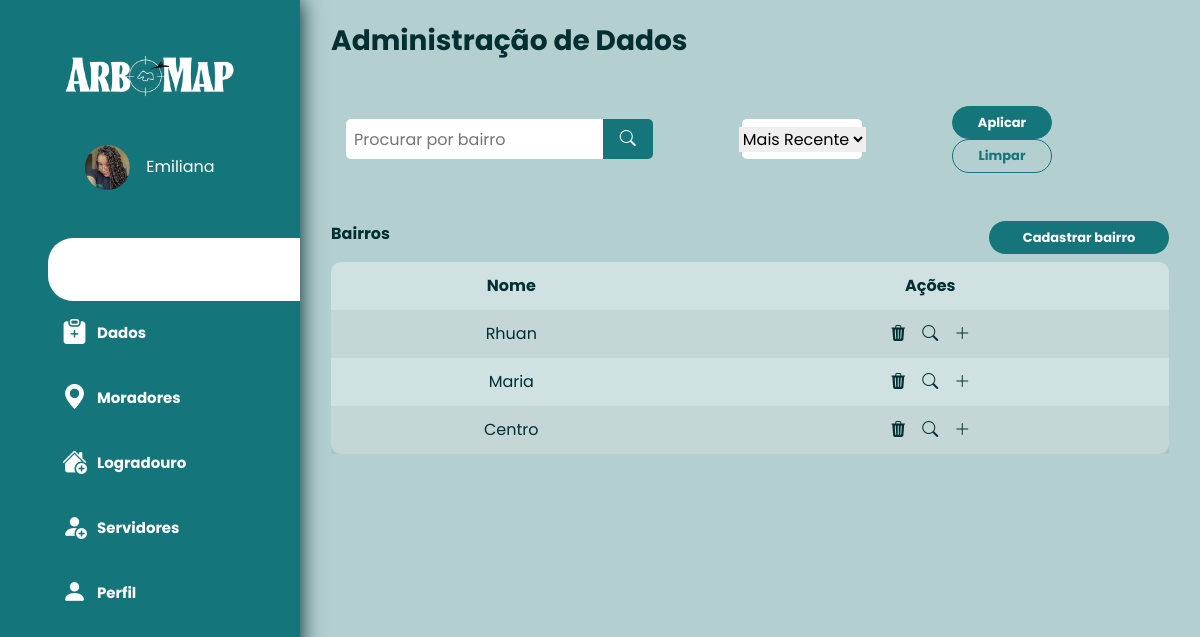
/filtro_bairros/, run on an earlier commit of the app's database.
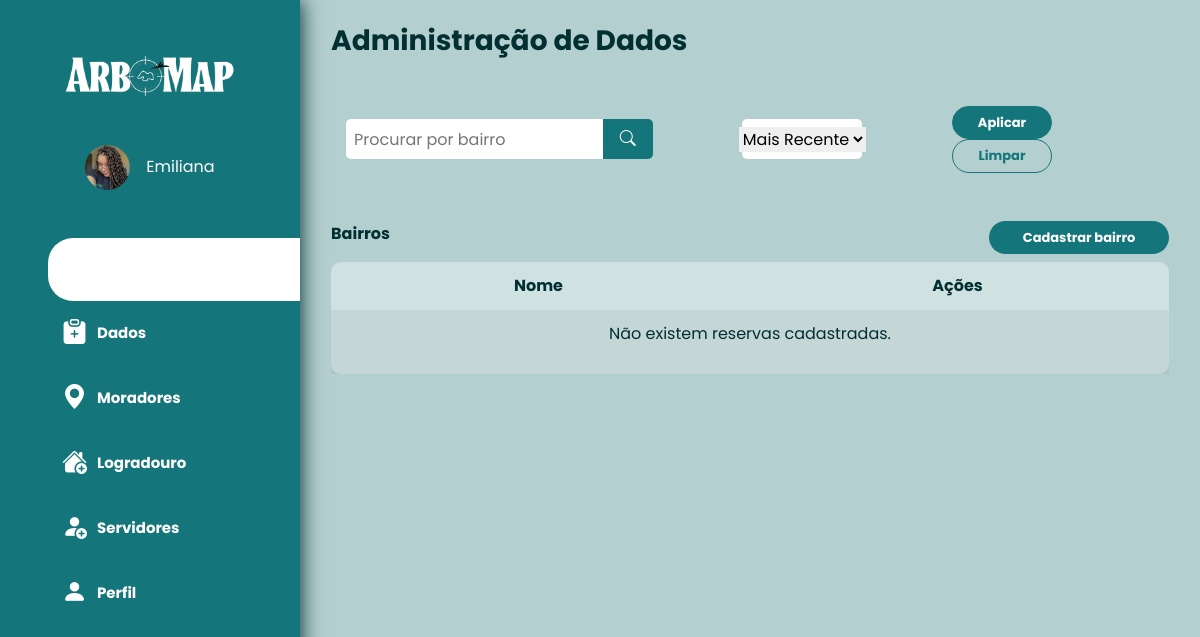
And on a later commit of the database.
### bairro/models.py (models this page shows, shortened)
class Bairro (models.Model):
    nome = models.CharField(max_length=MAX_CHAR_FIELD_NAME_LENGTH)
    data_adicao = models.DateTimeField(auto_now_add=True)

### bairro/views.py (the view)
# urls.py: path('filtro_bairros/', filtro_bairros, name='filtro_bairros'),
def filtro_bairros(request):
    termo_bairro = request.GET.get('termo_bairro', '')
    ordenacao = request.GET.get('ordenacao', 'mais_recente')  # Padrão para ordenação mais recente
    if ordenacao == 'mais_antigo':
        bairros = Bairro.objects.order_by('data_adicao')
    else:
        bairros = Bairro.objects.order_by('-data_adicao')
    if termo_bairro:
        bairros = bairros.filter(nome__icontains=termo_bairro)
    return render(request, 'bairro/filter_bairro.html', {
        'bairros': bairros,
        'termo_bairro': termo_bairro,
        'ordenacao': ordenacao,
    })

### bairro/templates/bairro/filter_bairro.html (shortened to what this page needs)
{% extends 'base.html' %}
{% block content %}
  <div class="mt-2">
    <h3 style="color:#022F32;"><strong>Administração de Dados</strong></h3>
    <div class="row col-12 mb-5 mt-5 d-flex justify-content-around">
        <form method="GET" action="{% url 'filtro_bairros' %}" class="d-flex justify-content-center align-items-center w-100">
          <div class="col-5 d-flex align-items-center justify-content-center" >
              <div style="width: 100%; border-start-start-radius: 5px;border-end-end-radius: 0px; border-end-start-radius: 5px;border-start-end-radius: 0px; height: 40px; align-items: center; display: flex; color: #022f32; background-color: #FFFFFF;">
                <input style="height: 40px;border-start-start-radius: 5px;border-end-end-radius: 0px; border-end-start-radius: 5px;border-start-end-radius: 0px;" class="ml-2" placeholder="Procurar por bairro" type="text" name="termo_bairro" id="termo_bairro" value="{{ termo_bairro }}">
              </div>
              <div>
                <button class="justify-content-center d-flex" type="submit" style="width: 50px; border-end-end-radius: 5px; border-start-end-radius: 5px; height: 40px; align-items: center; display: flex; color: #022f32; background-color: #14757B; border: none; outline: none;"><i class="bi bi-search text-white"></i></button>
              </div>
          </div>
          <div class="col-4 d-flex align-items-center justify-content-center">
            <div class="d-flex align-items-center justify-content-center" style="width: 50%; border-radius: 5px; height: 40px; align-items: center; display: flex; color: #022f32; background-color: #FFFFFF;">
              <select name="ordenacao" id="ordenacao" style="border: none; outline: none;">
                <option value="mais_recente" {% if ordenacao == 'mais_recente' %}selected{% endif %}>Mais Recente</option>
            </select>
            </div>
          </div>
          <div class="col-3 d-flex align-items-center justify-content-center">
            <div class="" style="">
              <a href="#" ><button class="btn " id="bt3" type="submit"><strong>Aplicar</strong></button></a>
              <a href="{% url 'bairro_listar' %}" class="btn " id="bt2"><strong>Limpar</strong></a>
            </div>
          </div>
        </form>
      </div>
    <div class="d-flex justify-content-between align-items-center mb-2">
      <div>
        <h6 style="color:#022F32;"><strong>Bairros</strong></h6>
      </div>
      <div>
        <a href="{% url 'bairro_criar' %}" class="btn" id="bt1" style="width: 180px;"><strong>Cadastrar bairro</strong></a>
      </div>
    </div>
    <div class="table-responsive">
      <table class="table table-striped table-borderless">
        <thead>
          <tr class="text-center">
            <th scope="col">Nome</th>
            <th scope="col">Ações</th>
          </tr>
        </thead>
        <tbody>
          {% for bairro in bairros %}
            <tr class="text-center">
              <td>{{ bairro.nome }}</td>
              <td>
                <div class="d-flex justify-content-center">
                  <a href="{% url 'bairro_remover' bairro.pk %}" class="mr-3"><i class="bi bi-trash3-fill" id="tableicon"></i></a>
                  <a href="{% url 'bairro_detalhe' bairro.pk %}" class="mr-3"><i class="bi bi-search" id="tableicon"></i></a>
                  <a href=""><i class="bi bi-plus-lg" id="tableicon"></i></a>
                </div>
              </td>
            </tr>
            {% empty %}
            <tr class="text-center">
              <td colspan="2">
                <p>Não existem reservas cadastradas.</p>
              </td>
            </tr>
          {% endfor %}
        </tbody>
      </table>
    </div>
  </div>
{% endblock %}

What changed in the data, as far as the page shows it:
removed Bairro: nome "Rhuan"
removed Bairro: nome "Maria"
removed Bairro: nome "Centro"
Also different on the page:
text now shown: "Não existem reservas cadastradas."
